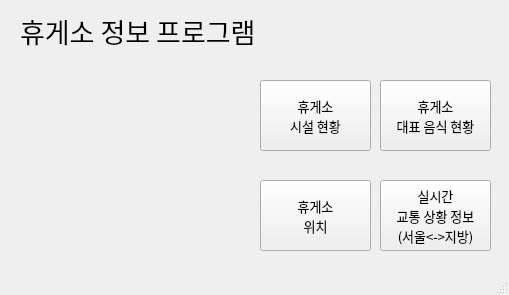
<?xml version="1.0" encoding="UTF-8"?>
<ui version="4.0">
 <class>MainWindow</class>
 <widget class="QMainWindow" name="MainWindow">
  <property name="geometry">
   <rect>
    <x>0</x>
    <y>0</y>
    <width>509</width>
    <height>295</height>
   </rect>
  </property>
  <property name="windowTitle">
   <string>MainWindow</string>
  </property>
  <widget class="QWidget" name="centralwidget">
   <widget class="QPushButton" name="pushButton">
    <property name="geometry">
     <rect>
      <x>260</x>
      <y>180</y>
      <width>111</width>
      <height>71</height>
     </rect>
    </property>
    <property name="font">
     <font>
      <family>Adobe Arabic</family>
      <pointsize>10</pointsize>
     </font>
    </property>
    <property name="text">
     <string>휴게소 
위치</string>
    </property>
   </widget>
   <widget class="QLabel" name="label">
    <property name="geometry">
     <rect>
      <x>20</x>
      <y>70</y>
      <width>221</width>
      <height>191</height>
     </rect>
    </property>
    <property name="text">
     <string/>
    </property>
    <property name="pixmap">
     <pixmap>main.png</pixmap>
    </property>
    <property name="scaledContents">
     <bool>true</bool>
    </property>
    <property name="wordWrap">
     <bool>false</bool>
    </property>
   </widget>
   <widget class="QLabel" name="label_2">
    <property name="geometry">
     <rect>
      <x>20</x>
      <y>10</y>
      <width>451</width>
      <height>41</height>
     </rect>
    </property>
    <property name="font">
     <font>
      <family>Adobe Arabic</family>
      <pointsize>20</pointsize>
     </font>
    </property>
    <property name="text">
     <string>휴게소 정보 프로그램</string>
    </property>
    <property name="margin">
     <number>0</number>
    </property>
   </widget>
   <widget class="QPushButton" name="pushButton_3">
    <property name="geometry">
     <rect>
      <x>380</x>
      <y>80</y>
      <width>111</width>
      <height>71</height>
     </rect>
    </property>
    <property name="font">
     <font>
      <family>Adobe Arabic</family>
      <pointsize>10</pointsize>
     </font>
    </property>
    <property name="text">
     <string>휴게소 
대표 음식 현황</string>
    </property>
   </widget>
   <widget class="QPushButton" name="pushButton_4">
    <property name="geometry">
     <rect>
      <x>260</x>
      <y>80</y>
      <width>111</width>
      <height>71</height>
     </rect>
    </property>
    <property name="font">
     <font>
      <family>Adobe Arabic</family>
      <pointsize>10</pointsize>
     </font>
    </property>
    <property name="text">
     <string>휴게소 
시설 현황</string>
    </property>
   </widget>
   <widget class="QPushButton" name="pushButton_2">
    <property name="geometry">
     <rect>
      <x>380</x>
      <y>180</y>
      <width>111</width>
      <height>71</height>
     </rect>
    </property>
    <property name="font">
     <font>
      <family>Adobe Arabic</family>
      <pointsize>10</pointsize>
     </font>
    </property>
    <property name="text">
     <string>실시간 
교통 상황 정보 
(서울&lt;-&gt;지방)</string>
    </property>
   </widget>
  </widget>
  <widget class="QMenuBar" name="menubar">
   <property name="geometry">
    <rect>
     <x>0</x>
     <y>0</y>
     <width>509</width>
     <height>21</height>
    </rect>
   </property>
  </widget>
  <widget class="QStatusBar" name="statusbar"/>
 </widget>
 <resources/>
 <connections>
  <connection>
   <sender>pushButton_4</sender>
   <signal>clicked()</signal>
   <receiver>MainWindow</receiver>
   <slot>slot1_nood1()</slot>
   <hints>
    <hint type="sourcelabel">
     <x>316</x>
     <y>134</y>
    </hint>
    <hint type="destinationlabel">
     <x>342</x>
     <y>81</y>
    </hint>
   </hints>
  </connection>
  <connection>
   <sender>pushButton_3</sender>
   <signal>clicked()</signal>
   <receiver>MainWindow</receiver>
   <slot>slot1_nood2()</slot>
   <hints>
    <hint type="sourcelabel">
     <x>430</x>
     <y>130</y>
    </hint>
    <hint type="destinationlabel">
     <x>439</x>
     <y>85</y>
    </hint>
   </hints>
  </connection>
  <connection>
   <sender>pushButton</sender>
   <signal>clicked()</signal>
   <receiver>MainWindow</receiver>
   <slot>slot1_nood3()</slot>
   <hints>
    <hint type="sourcelabel">
     <x>312</x>
     <y>233</y>
    </hint>
    <hint type="destinationlabel">
     <x>325</x>
     <y>284</y>
    </hint>
   </hints>
  </connection>
  <connection>
   <sender>pushButton_2</sender>
   <signal>clicked()</signal>
   <receiver>MainWindow</receiver>
   <slot>slot1_nood4()</slot>
   <hints>
    <hint type="sourcelabel">
     <x>430</x>
     <y>236</y>
    </hint>
    <hint type="destinationlabel">
     <x>438</x>
     <y>285</y>
    </hint>
   </hints>
  </connection>
 </connections>
 <slots>
  <slot>slot1_nood1()</slot>
  <slot>slot1_nood2()</slot>
  <slot>slot1_nood3()</slot>
  <slot>slot1_nood4()</slot>
 </slots>
</ui>
